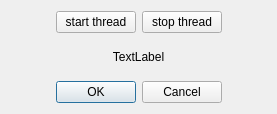
<?xml version="1.0" encoding="UTF-8"?>
<ui version="4.0">
 <class>CDialog</class>
 <widget class="QDialog" name="CDialog">
  <property name="geometry">
   <rect>
    <x>0</x>
    <y>0</y>
    <width>277</width>
    <height>114</height>
   </rect>
  </property>
  <property name="windowTitle">
   <string>Dialog</string>
  </property>
  <layout class="QGridLayout" name="gridLayout_2">
   <item row="2" column="0">
    <layout class="QHBoxLayout" name="horizontalLayout_2">
     <item>
      <widget class="QDialogButtonBox" name="buttonBox">
       <property name="orientation">
        <enum>Qt::Horizontal</enum>
       </property>
       <property name="standardButtons">
        <set>QDialogButtonBox::Cancel|QDialogButtonBox::Ok</set>
       </property>
       <property name="centerButtons">
        <bool>true</bool>
       </property>
      </widget>
     </item>
    </layout>
   </item>
   <item row="0" column="0">
    <layout class="QHBoxLayout" name="horizontalLayout">
     <item>
      <spacer name="horizontalSpacer">
       <property name="orientation">
        <enum>Qt::Horizontal</enum>
       </property>
       <property name="sizeHint" stdset="0">
        <size>
         <width>40</width>
         <height>20</height>
        </size>
       </property>
      </spacer>
     </item>
     <item>
      <widget class="QPushButton" name="btnStartThread">
       <property name="text">
        <string>start thread</string>
       </property>
      </widget>
     </item>
     <item>
      <widget class="QPushButton" name="btnStopThread">
       <property name="text">
        <string>stop thread</string>
       </property>
      </widget>
     </item>
     <item>
      <spacer name="horizontalSpacer_2">
       <property name="orientation">
        <enum>Qt::Horizontal</enum>
       </property>
       <property name="sizeHint" stdset="0">
        <size>
         <width>40</width>
         <height>20</height>
        </size>
       </property>
      </spacer>
     </item>
    </layout>
   </item>
   <item row="1" column="0">
    <widget class="QLabel" name="textLabel">
     <property name="text">
      <string>TextLabel</string>
     </property>
     <property name="alignment">
      <set>Qt::AlignCenter</set>
     </property>
    </widget>
   </item>
  </layout>
 </widget>
 <resources/>
 <connections>
  <connection>
   <sender>buttonBox</sender>
   <signal>accepted()</signal>
   <receiver>CDialog</receiver>
   <slot>accept()</slot>
   <hints>
    <hint type="sourcelabel">
     <x>248</x>
     <y>254</y>
    </hint>
    <hint type="destinationlabel">
     <x>157</x>
     <y>274</y>
    </hint>
   </hints>
  </connection>
  <connection>
   <sender>buttonBox</sender>
   <signal>rejected()</signal>
   <receiver>CDialog</receiver>
   <slot>reject()</slot>
   <hints>
    <hint type="sourcelabel">
     <x>316</x>
     <y>260</y>
    </hint>
    <hint type="destinationlabel">
     <x>286</x>
     <y>274</y>
    </hint>
   </hints>
  </connection>
 </connections>
</ui>
